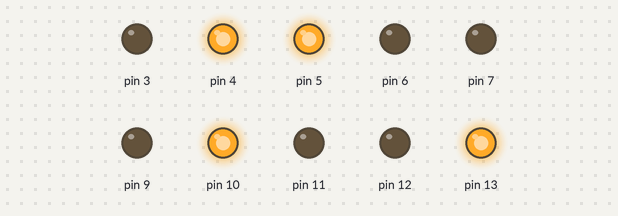
This sketch was run on a simulated Arduino Uno, built with avr-gcc and run on an emulated ATmega328P. Shown: output pins drawn as LEDs (lit = HIGH).

Above: at 5.0 s.
At 11.5 s:
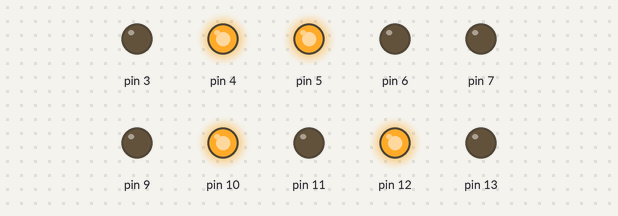
At 18.0 s:
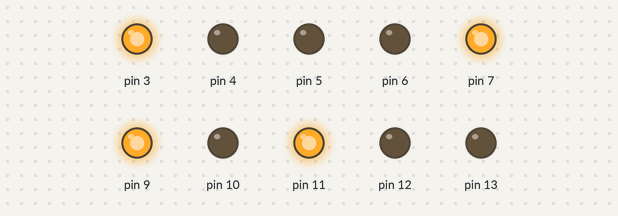
At 24.5 s:
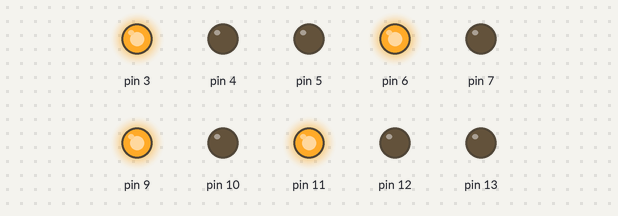
Timing chart, 0 to 33.8 s (numbered marks = the images above):
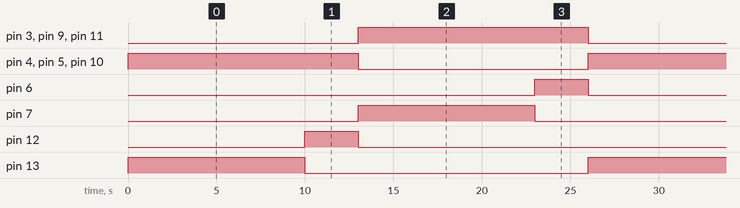

Measured:
- by itself, pin 3–5, pin 9–11: alternates HIGH for 13.0 s and LOW for 13.0 s
- by itself, pin 6, pin 12: alternates HIGH for 3.0 s and LOW for 23.0 s
- by itself, pin 7, pin 13: alternates HIGH for 10.0 s and LOW for 16.0 s

The sketch:

CODIGO.INO
```cpp
// C++ code
//
void setup()
{
  pinMode(13, OUTPUT);
  pinMode(12, OUTPUT);
  pinMode(11, OUTPUT);
  pinMode(10, OUTPUT);
  pinMode(9, OUTPUT);

  pinMode(7, OUTPUT);
  pinMode(6, OUTPUT);
  pinMode(5, OUTPUT);
  pinMode(4, OUTPUT);
  pinMode(3, OUTPUT);
}

void loop()
{
  digitalWrite(13, HIGH);
  digitalWrite(5, HIGH);
  digitalWrite(10, HIGH);
  digitalWrite(4, HIGH);
  delay(10000); // Wait for 1000 millisecond(s)
  digitalWrite(13, LOW);


  digitalWrite(12, HIGH);
  delay(3000); // Wait for 1000 millisecond(s)
  digitalWrite(5, LOW);
  digitalWrite(7, HIGH);
  digitalWrite(12, LOW);
  digitalWrite(10, LOW);
  digitalWrite(4, LOW);

  digitalWrite(11, HIGH);
  digitalWrite(9, HIGH);
  digitalWrite(3, HIGH);
  delay(10000); // Wait for 1000 millisecond(s)
  digitalWrite(11, LOW);
  digitalWrite(9, LOW);
  digitalWrite(7, LOW);

  digitalWrite(6, HIGH);
  digitalWrite(11, HIGH);
  digitalWrite(9, HIGH);
  delay(3000); // Wait for 1000 millisecond(s)
  digitalWrite(11, LOW);
  digitalWrite(9, LOW);
  digitalWrite(13, HIGH);
  digitalWrite(10, HIGH);

  digitalWrite(6, LOW);
  digitalWrite(3, LOW);
  digitalWrite(5, HIGH);
  digitalWrite(4, HIGH);


}
```
